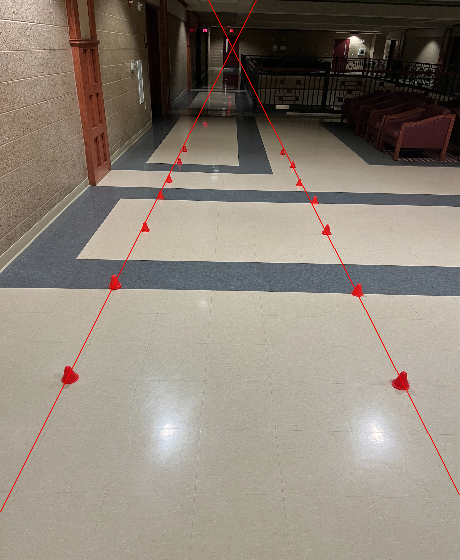

Here is the Python script that generated this plot:
import cv2 as cv
import numpy as np
import matplotlib.pyplot as plt
from sklearn.linear_model import LinearRegression
import os

# used for trackbars:
# def nothing(x):
#     pass

# trackbars defining lower and upper bounds for HSV values:
# cv.namedWindow('Trackbars')
# cv.resizeWindow('Trackbars',600,250)
# cv.createTrackbar('HueMin','Trackbars',0,180,nothing)
# cv.createTrackbar('HueMax','Trackbars',180,180,nothing)
# cv.createTrackbar('SatMin','Trackbars',0,255,nothing)
# cv.createTrackbar('SatMax','Trackbars',255,255,nothing)
# cv.createTrackbar('ValMin','Trackbars',0,255,nothing)
# cv.createTrackbar('ValMax','Trackbars',255,255,nothing)

# find HSV values for mask using trackbar:
# while True: 
#     img = cv.imread('Photos/red.png')
#     hmin = cv.getTrackbarPos('HueMin','Trackbars')
#     hmax = cv.getTrackbarPos('HueMax','Trackbars')
#     smin = cv.getTrackbarPos('SatMin','Trackbars')
#     smax = cv.getTrackbarPos('SatMax','Trackbars')
#     vmin = cv.getTrackbarPos('ValMin','Trackbars')
#     vmax = cv.getTrackbarPos('ValMax','Trackbars')
#     lower = np.array([hmin,smin,vmin])
#     higher = np.array([hmax,smax,vmax])
#     mask = cv.inRange(img, lower, higher)
#     final_result = cv.bitwise_and(img, img, mask=mask)
#     cv.imshow('Final Output', final_result)
#     cv.imshow('mask',mask)
#     cv.waitKey(1)

#result from finding HSV through trackbars:
    #lower - h = 0, s = 7, v = 135
    #high - h = 36, s = 56, v = 255

#import image
img = cv.imread('Photos/red.png')
#set low/high bounds
low_red = np.array([0,7,135])
high_red = np.array([36,56,255])
#mask image
mask = cv.inRange(img, low_red, high_red)

directory = r'C:\Users\felix\OneDrive\Desktop\Wisconsin Autonomous\Photos'
os.chdir(directory)

#show original and masked image
# cv.imshow('image',img)
# cv.imshow('mask',mask)

#resize so entire img can be viewed on screen
resized_original = cv.resize(img,(460,560))
resized = cv.resize(mask, (460, 560))
final_resized = cv.resize(img,(460,560))
# cv.imshow('resized',resized)
cv.imshow('resized', resized_original)

#split image in half to get end points for the left and right lines
left = resized[:, 0:460//2].copy()
right = resized[:, 460//2:460].copy()

cv.imshow('left',left)
cv.imshow('right',right)

left_highest = np.array([0,0])
left_lowest = np.array([0,0])
right_highest = np.array([0,0])
right_lowest = np.array([0,0])

#find left line end points by searching for cells not equal to zero (black)
for i in range(0,left.shape[0]):
     for j in range(0,left.shape[1]):
        if left[i,j] != 0:
            if left[left_highest[0],left_highest[1]] == 0:
                left_highest = np.array([i,j])
            elif left_highest[0] > i:
                left_highest = np.array([i,j])
            elif left_highest[0] == i:
                if left_highest[1] < j:
                    left_highest = np.array([i,j])
            
            if left[left_lowest[0],left_lowest[1]] == 0:
                left_lowest = np.array([i,j])
            elif left_lowest[0] < i:
                left_lowest = np.array([i,j])
print(left_highest)
print(left_lowest)

#find right line end points by searching for cells not equal to zero
for i in range(0,right.shape[0]):
     for j in range(0,right.shape[1]):
        if right[i,j] != 0:
            if right[right_highest[0],right_highest[1]] == 0:
                right_highest = np.array([i,j])
            elif right_highest[0] > i:
                right_highest = np.array([i,j])
            elif right_highest[0] == i:
                if right_highest[1] > j:
                    right_highest = np.array([i,j])
            
            if right[right_lowest[0],right_lowest[1]] == 0:
                right_lowest = np.array([i,j])
            elif right_lowest[0] < i:
                right_lowest = np.array([i,j])
            elif right_lowest[0] == i:
                if right_lowest[1] < j:
                    right_lowest = np.array([i,j])      
print(right_highest)
print(right_lowest)  

# highest and lowest pixel for cones on left side
# [184 145]
# [64 383]

# calculated slope: 120/238
# adjusted coordinates: [256,0] [0,511]

# highest and lowest pixel for cones on right side
# [282 149]
# [407 389]

# calculated slope: 125/240
# adjusted coordinates: [208,0] [460,495]

#drawing lines using highest and lowest pixel on cones (does not cover entire image)
#swap x and y pairs so the coordinates are actually x,y instead of y,x
# left_highest[0],left_highest[1] = left_highest[1],left_highest[0]
# left_lowest[0],left_lowest[1] = left_lowest[1],left_lowest[0]
# right_highest[0],right_highest[1] = right_highest[1] + 230,right_highest[0]
# right_lowest[0],right_lowest[1] = right_lowest[1] + 230,right_lowest[0]

# cv.line(final_resized,left_lowest,left_highest,(0,0,255),1)
# cv.line(final_resized,right_lowest,right_highest,(0,0,255),1)

# drawing line spanning the entire image
cv.line(final_resized,[0,511],[256,0],(0,0,255),1)
cv.line(final_resized,[460,495],[208,0],(0,0,255),1)

cv.imshow('final',final_resized)
cv.imwrite('answer.png', final_resized)
       
cv.waitKey(0)
